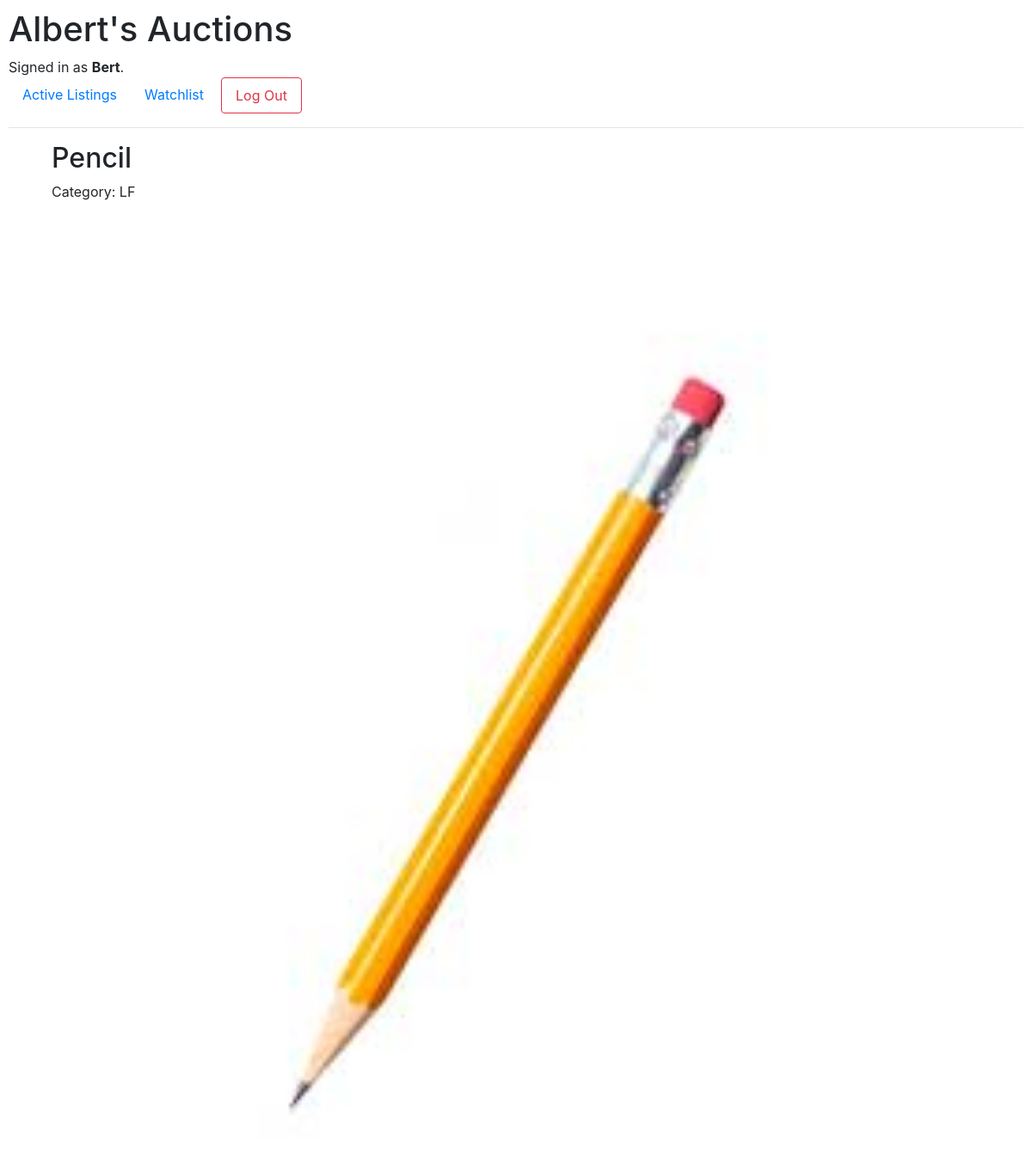
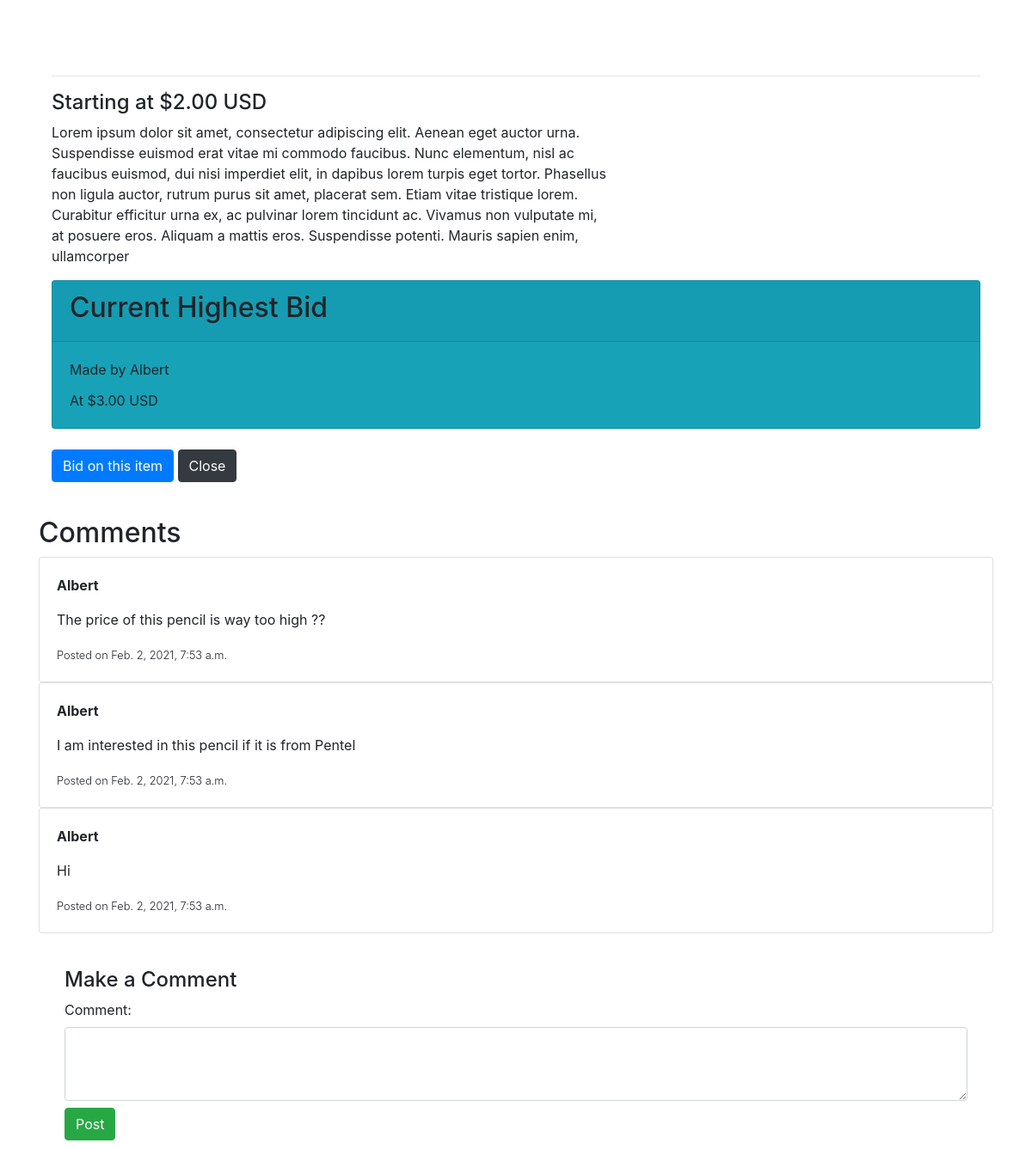
Screenshot of /1/details (signed in) with the database file from the repository (2 pictures, top to bottom).
### auctions/models.py (models this page shows, shortened)
class User(AbstractUser):
    pass

class Auction(models.Model):
    id = models.AutoField(primary_key=True)
    title = models.CharField(max_length=32, null=False)
    description = models.TextField(max_length=512, blank=True, null=True)
    price = models.DecimalField(null = False, default= 1, max_digits=10, decimal_places=2)
    lister = models.ForeignKey(User, on_delete=models.CASCADE, related_name="lister")
    LIFE = "LF"
    SCHOOL = "SC"
    TECH = "TE"
    PROFESSIONAL = "PR"
    CATEGORIES = [
            (LIFE, 'Life'),
            (SCHOOL, 'School'),
            (TECH, "Tech"),
            (PROFESSIONAL, 'Professional'),
        ]
    category = models.CharField(choices=CATEGORIES, default=LIFE, max_length=16)
    image = models.ImageField(upload_to="images/", blank=True, null=True)
    active = models.BooleanField(null=False)
    listed_time = models.DateTimeField(auto_now_add=True)
    def category_string(self):
        categorization = self.category
        return f"Category: {categorization}"

class Bid(models.Model):
    bidder = models.ForeignKey(User, on_delete=models.CASCADE, related_name="bidder")
    bid_price = models.DecimalField(decimal_places=2, max_digits=10)
    post = models.ForeignKey(Auction, on_delete=models.CASCADE, related_name="auction")

class Comment(models.Model):
    comment = models.TextField(max_length=1024, blank=False)
    poster = models.ForeignKey(User, on_delete=models.CASCADE, related_name="poster")
    time = models.DateTimeField(auto_now_add=True)
    post = models.ManyToManyField(Auction)

### auctions/views.py (the view)
# urls.py: path("<int:auctionid>/details", views.itemdetails, name="item"),
@login_required(redirect_field_name='/login')
def itemdetails(request, auctionid):
    auction = Auction.objects.filter(id=auctionid).get()
    if Bid.objects.filter(post=auctionid):
        all_bids = Bid.objects.filter(post=auctionid).all()
        current_price = get_highest_bid(all_bids)
        current_bid = Bid.objects.filter(bid_price=current_price).get()
    else:
        current_price = Auction.price
        current_bid = False
    if Comment.objects.filter(post=auctionid):
        comments = Comment.objects.filter(post=auctionid).all()
    else:
        comments = False
    return render(request, 'auctions/item.html', {
        "auction": auction,
        "form": CommentForm(),
        "comments": comments,
        "bid": current_bid,
        "bidForm": BidForm(),
    })

### auctions/forms.py
class CommentForm(ModelForm):
    class Meta:
        model = Comment
        fields = ['comment']
        widgets = {
            'comment': forms.Textarea(attrs={'class': 'form-control', 'rows': '3'})
        }

class BidForm(ModelForm):
    class Meta:
        model = Bid
        fields = ['bid_price']
        widgets = {
            'bid_price': forms.NumberInput(attrs={'class': 'form-control  mb-4'})
        }

### auctions/functions.py (called while the page is built)
def get_highest_bid(all_bids):
    max = 0
    for bid in all_bids:
        price = bid.bid_price
        if price > max:
            max = price
    return max

### auctions/templates/auctions/item.html (shortened to what this page needs)
{% extends 'auctions/layout.html' %}
{% block body %}
<div class="container">
    <div class='col'>
        <h2>{{ auction.title }}</h2>
        <p>{{ auction.category_string }}</p>
        {% if auction.image %}
        <img src="{{ auction.image.url }}" width=100%>
        {% endif %}
        <hr/>
        <h4>Starting at ${{ auction.price }} USD </h4>
        <p class="desc">{{ auction.description }}</p>
    </div>
    <div class="col mt-6 mb-4">
        {% if bid %}
        <div class="card bg-info">
            <div class="card-header">
                <h2>Current Highest Bid</h2>
            </div>
            <div class="card-body">
                <div class="card-title">
                    Made by {{ bid.bidder }}
                </div>
                <div class="card-text">
                    At ${{ bid.bid_price }} USD
                </div>
            </div>
        </div>
        {% else %}
        <div class="card bg-success">
            <div class="card-body">
                There are no current bids on this item.
            </div>
        </div>
        {% endif %}
    </div>
    <div class="col">
        <button type="button" class="btn btn-primary" data-bs-toggle="modal" data-bs-target="#bidModal">Bid on this item</button>
        <a href="{% url 'index' %}" class="btn btn-dark">Close</a>
    </div>
</div>
<div class="container cont-space">
    <h2>Comments</h2>
    {% if comments %}
        {% for comment in comments %}
            <div class="card">
                <div class="card-body">
                    <div class="card-title">
                        <p class="font-weight-bold">{{ comment.poster }}</p>
                    </div>
                    <div class="card-text">
                        <p class="text">{{ comment.comment }}</p>
                        <small class="font-weight-light">Posted on {{ comment.time }}</small>
                    </div>
                </div>
            </div>
        {% endfor %}
    {% else %}
        <p>There are no comments on this listing.</p>
    {% endif %}
    <div class="cont-space">
        <div class="container cont-space">
            <div class="col">
                <h4>Make a Comment</h4>
                <form action="{% url 'addcomment' auctionid=auction.id %}" method="POST">
                    {{ form }}
                    <input type="submit" class="btn btn-success mt-2" value="Post">
                </form>
            </div>
    </div>
    </div>
</div>
{% endblock %}

### auctions/templates/auctions/layout.html (shortened to what this page needs)
{% load static %}
<!DOCTYPE html>
<html lang="en">
    <head>
        <link rel="stylesheet" href="https://stackpath.bootstrapcdn.com/bootstrap/4.4.1/css/bootstrap.min.css">
        <link href="{% static 'auctions/styles.css' %}" rel="stylesheet">
    </head>
    <body>
        <h1>Albert's Auctions</h1>
        <div>
            {% if user.is_authenticated %}
                Signed in as <strong>{{ user.username }}</strong>.
            {% else %}
                Not signed in.
            {% endif %}
        </div>
        <ul class="nav">
            <li class="nav-item">
                <a class="nav-link" href="{% url 'index' %}">Active Listings</a>
            </li>
            {% if user.is_authenticated %}
                <li class="nav-item">
                    <a class="nav-link" href="#">Watchlist</a>
                </li>
                <li class="nav-item">
                    <a class="nav-link btn btn-outline-danger ml-1" href="{% url 'logout' %}">Log Out</a>
                </li>
            {% endif %}
        </ul>
        <hr>
        {% block body %}
        {% endblock %}
    </body>
</html>

### auctions/static/auctions/styles.css (style rules this page uses)
body { padding: 10px; }
p.desc { max-width: 60%; }
.cont-space { margin-top: 40px !important; }

### rows the page displays
User: username "Bert"
Auction: title "Pencil", category_string "Category: LF", image (picture), price "2.00", description "Lorem ipsum dolor sit amet, consectetur adipiscing elit. Aenean eget auctor urna. Suspendisse euismod erat vitae mi commodo faucibus. Nunc elementum, nisl ac faucibus euismod, dui nisi imperdiet elit, in dapibus lorem turpis eget tortor. Phasellus non ligula auctor, rutrum purus sit amet, placerat sem. Etiam vitae tristique lorem. Curabitur efficitur urna ex, ac pulvinar lorem tincidunt ac. Vivamus non vulputate mi, at posuere eros. Aliquam a mattis eros. Suspendisse potenti. Mauris sapien enim, ullamcorper"
Bid: bidder "Albert", bid_price "3.00"
Comment: poster "Albert", comment "The price of this pencil is way too high ??", time "Feb. 2, 2021, 7:53 a.m."
Comment: poster "Albert", comment "I am interested in this pencil if it is from Pentel", time "Feb. 2, 2021, 7:53 a.m."
Comment: poster "Albert", comment "Hi", time "Feb. 2, 2021, 7:53 a.m."
